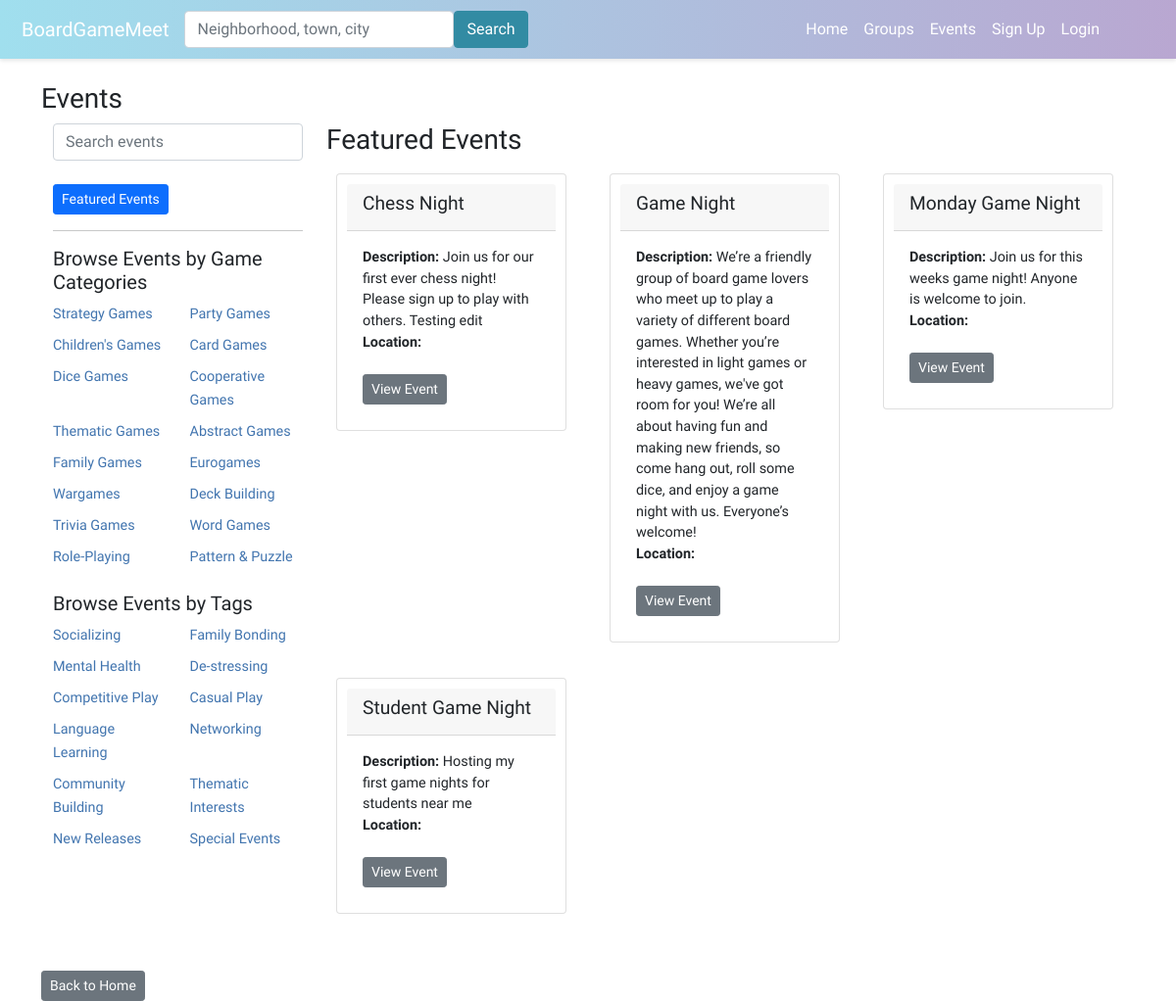
/events/, run on an earlier commit of the app's database.
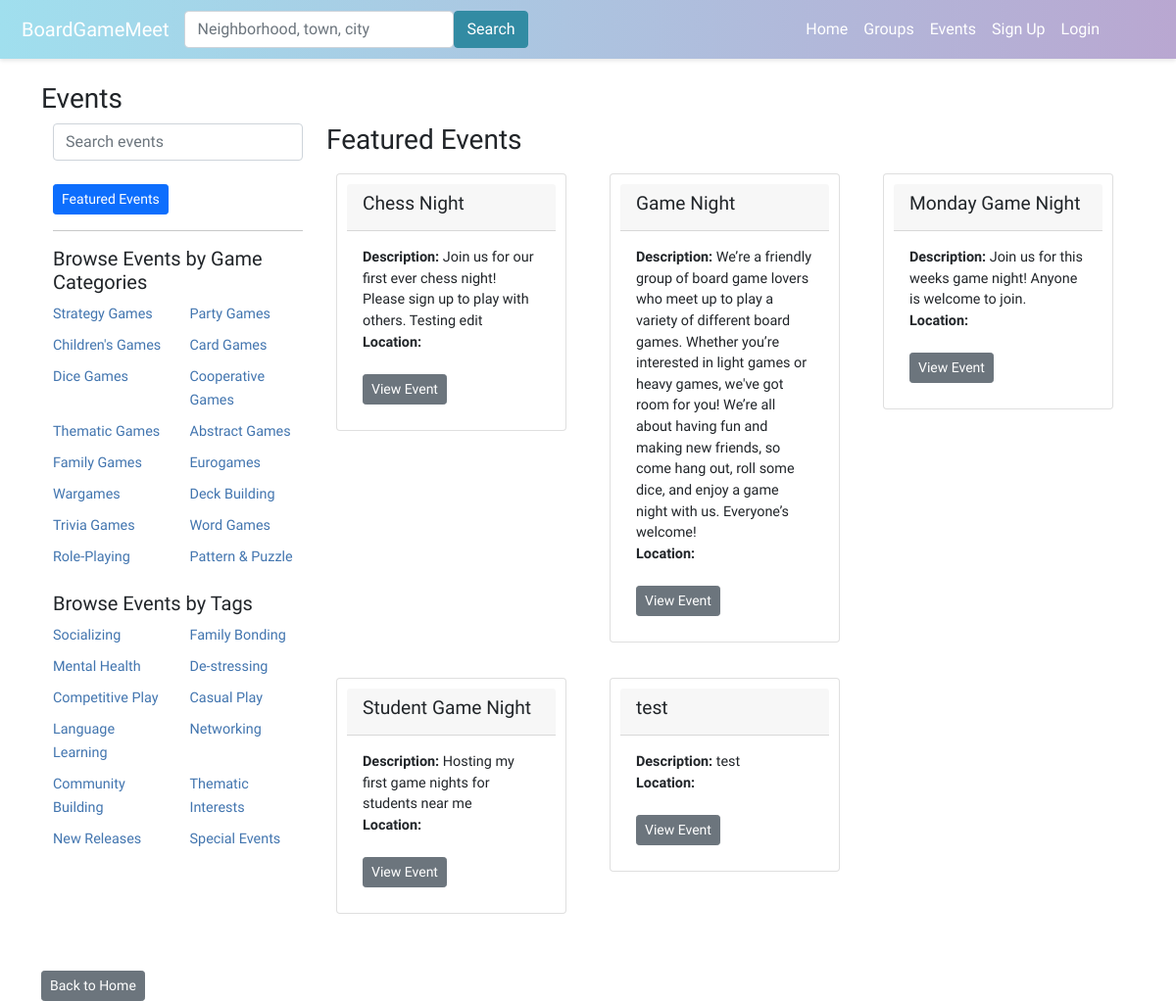
And on a later commit of the database.
### boardgame/models.py (models this page shows, shortened)
class Category(models.Model):
    name = models.CharField(max_length=100)

class Tag(models.Model):
    name = models.CharField(max_length=100)

class Event(models.Model):
    group = models.ForeignKey(Group, on_delete=models.CASCADE)
    title = models.CharField(max_length=100)
    description = models.TextField()
    date_time = models.DateTimeField()
    attendees = models.ManyToManyField(User, through='EventAttendance')
    event_image = models.ImageField(upload_to='event_images/', null=True, blank=True)
    categories = models.ManyToManyField(Category, related_name='events', blank=True)
    tags = models.ManyToManyField(Tag, related_name='events', blank=True)
    nominations_open = models.BooleanField(default=True)
    signups_open = models.BooleanField(default=False)
    admin_only_nominations = models.BooleanField(default=False)
    skip_nominations = models.BooleanField(default=False)

### boardgame/views.py (the view)
# urls.py: path('events/', views.events, name='events'),
def events(request):
    tag_name = request.GET.get('tag')
    category_name = request.GET.get('category')
    show_user_events = request.GET.get('your_events') == 'true'
    search_query = request.GET.get('search')
    now = datetime.now()
    event_list = Event.objects.filter(date_time__gte=now).order_by('title')
    if search_query:
        event_list = event_list.filter(
            Q(title__icontains=search_query) |
            Q(eventlocation__city__icontains=search_query)
        ).distinct()
    if tag_name:
        event_list = event_list.filter(tags__name=tag_name,date_time__gte=now)
    if category_name:
        event_list = event_list.filter(categories__name=category_name,date_time__gte=now)
    user_events = None
    user = request.user
    if show_user_events and user.is_authenticated:
        user_events = EventAttendance.objects.filter(user=user).select_related('event')
        if show_user_events:
            event_list = event_list.filter(id__in=user_events.values_list('event_id', flat=True))
    context = {
        'events': event_list,
        'tags': Tag.objects.all(),
        'categories': Category.objects.all(),
        'search_query': search_query,
    }
    return render(request, 'boardgame/events.html', context=context)

### boardgame/templates/boardgame/events.html (shortened to what this page needs)
{% extends 'boardgame/base.html' %}
{% load static %}
{% block content %}
<head>
<h3>Events</h3>
</head>
<div class="container">
    <div class="row">
        <div class="col-md-3">
            <div class="mb-2">
                <form method="get" action="{% url 'events' %}">
                    <div class="input-group">
                        <input type="text" class="form-control" id="search-bar" name="search" placeholder="Search events" value="{{ request.GET.search }}">
                    </div>
                </form>
                <br/>
                <a href="{% url 'events' %}" class="btn btn-primary btn-sm">Featured Events</a>
            </div>
            <hr>
            <div class="mb-3">
                <h5>Browse Events by Game Categories</h5>
                <div class="row">
                    {% if categories %}
                    {% for category in categories %}
                    <div class="col-6 mb-2">
                        <a href="?category={{ category.name }}" class="category-link">{{ category.name }}</a>
                    </div>
                    {% endfor %}
                    {% else %}
                    <p>No categories available</p>
                    {% endif %}
                </div>
            </div>
            <div class="mb-3">
                <h5>Browse Events by Tags</h5>
                <div class="row">
                    {% if tags %}
                    {% for tag in tags %}
                    <div class="col-6 mb-2">
                        <a href="?tag={{ tag.name }}" class="tag-link">{{ tag.name }}</a>
                    </div>
                    {% endfor %}
                    {% else %}
                    <p>No tags available</p>
                    {% endif %}
                </div>
            </div>
        </div>
        <div class="col-md-9">
            <h3>
                {% if request.GET.your_events %}
                    Your Events
                {% elif request.GET.tag %}
                    Results for Tag: {{ request.GET.tag }}
                {% elif request.GET.category %}
                    Results for Category: {{ request.GET.category }}
                {% else %}
                    Featured Events
                {% endif %}
            </h3>
            <div class="row" id="event-cards">
                {% if events %}
                {% for event in events %}
                <div class="col-md-4 mb-3">
                    <div class="card">
                        <div class="card-header">
                            <h4>{{ event.title }}</h4>
                        </div>
                        <div class="card-body">
                            <p class="card-text">
                                <b>Description:</b> {{ event.description }}<br />
                                <b>Location:</b> {{ event.location }}<br /><br />
                                <a href="{% url 'event_details' event.id %}" class="btn btn-secondary btn-sm">View Event</a>
                            </p>
                        </div>
                    </div>
                </div>
                {% endfor %}
                {% else %}
                <strong>There are no events present.</strong>
                {% endif %}
            </div>
        </div>
    </div>
</div>
<div class="mt-3">
    <a href="{% url 'home' %}" class="btn btn-secondary btn-sm">Back to Home</a>
</div>
{% endblock %}

What changed in the data, as far as the page shows it:
added Event: title "test", description "test"
